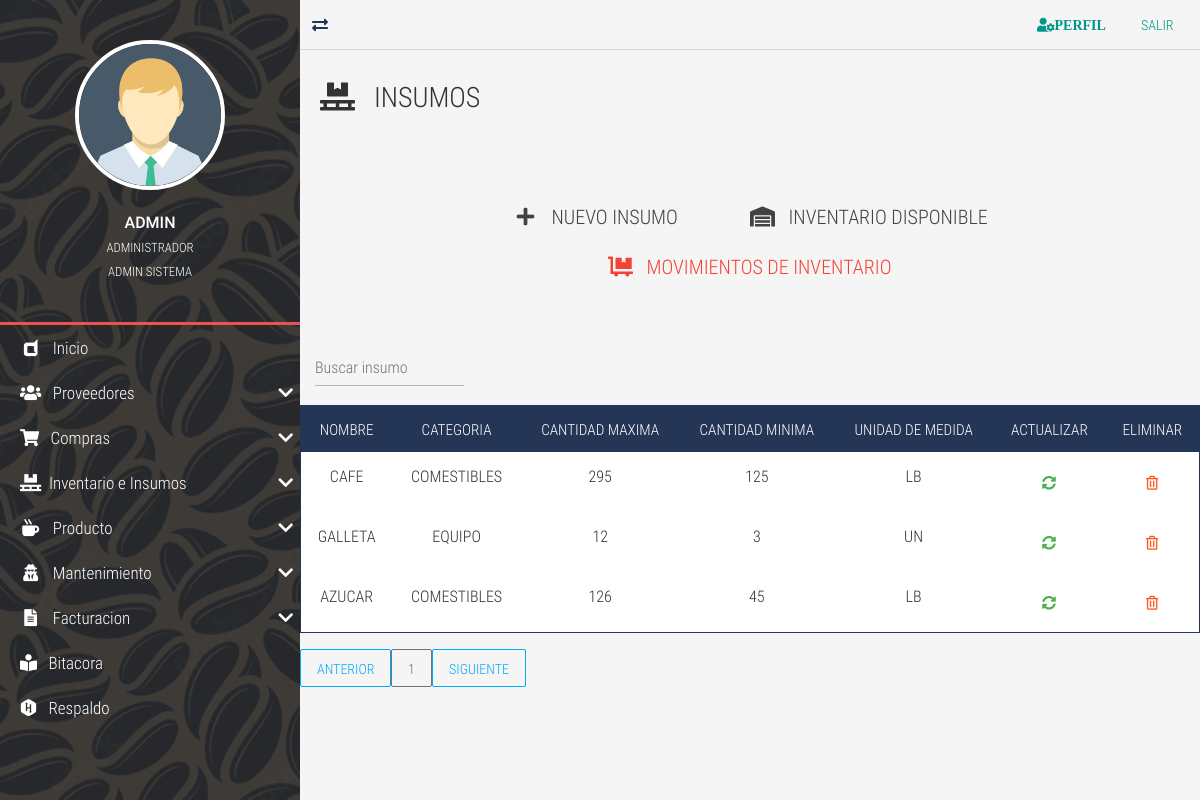
The page /insumos-list/ (signed in) on the database its author committed.
### tables this page shows
CREATE TABLE `TBL_insumos` (
  `id_insumos` int NOT NULL AUTO_INCREMENT,
  `nom_insumo` varchar(45) DEFAULT NULL,
  `id_categoria` int DEFAULT NULL,
  `cant_max` int DEFAULT NULL,
  `cant_min` int DEFAULT NULL,
  `unidad_medida` enum('LB','UN','L','GAL') DEFAULT NULL,
  PRIMARY KEY (`id_insumos`),
  KEY `FK_categoria_insumos_idx` (`id_categoria`),
  CONSTRAINT `FK_categoria_insumos` FOREIGN KEY (`id_categoria`) REFERENCES `TBL_categoria_produ` (`id_categoria`)
);

CREATE TABLE `TBL_categoria_produ` (
  `id_categoria` int NOT NULL AUTO_INCREMENT,
  `nom_categoria` varchar(45) DEFAULT NULL COMMENT 'Guarda el nombre de la categoría a la que pertenece un producto',
  PRIMARY KEY (`id_categoria`)
);

### controladores/vistasControlador.php (called while the page is built, shortened)
<?php
	class vistasControlador extends vistasModelo{
		public function obtener_plantilla_controlador(){
			return require_once "./vistas/plantilla.php";
		}
	}

### index.php (called while the page is built, shortened)
<?php
	require_once "./controladores/vistasControlador.php";
	$plantilla = new vistasControlador();
	$plantilla->obtener_plantilla_controlador();

### vistas/contenidos/insumos-list-view.php (the view, shortened to what this page needs)
<div class="full-box page-header">
	<h3 class="text-left">
		<i class="fas fa-pallet fa-fw"></i> &nbsp; INSUMOS
	</h3>
</div>
<div class="container-fluid">
	<ul class="full-box list-unstyled page-nav-tabs">
		<li>
			<div class="btn btn-dark btn-lg" data-toggle="modal" data-target="#ModalCrear"><i class="fas fa-plus fa-fw"></i> &nbsp; NUEVO INSUMO</div>
		</li>
		<li>
			<a href="<?php echo SERVERURL; ?>inventario-list/"><div class="btn btn-dark btn-lg"><i class="fas fa-warehouse"></i> &nbsp; INVENTARIO DISPONIBLE</div></a>
		</li>
		<li>
			<a href="<?php echo SERVERURL; ?>movimiento-inventario/"><div class="btn btn-danger btn-lg"><i class="fas fa-dolly-flatbed"></i> &nbsp; MOVIMIENTOS DE INVENTARIO</div></a>
		</li>
	</ul>
</div>
<?php
$where="";
?>
<div class="container-fluid">
  <form class="d-flex">
      <input class="form-control me-2 light-table-filter" data-table="table_id" type="text"
      placeholder="Buscar insumo">
    </form>
</div>
<table class="table table-striped table-dark table_id text-center" id="tblDatos">
        <thead>
            <tr>
                <th>NOMBRE</th>
                <th>CATEGORIA</th>
                <th>CANTIDAD MAXIMA</th>
                <th>CANTIDAD MINIMA</th>
                <th>UNIDAD DE MEDIDA</th>
				<th>ACTUALIZAR</th>
				<th>ELIMINAR</th>
            </tr>
        </thead>
        <tbody>
			<?php
				include ("./cone.php");
				$SQL="SELECT i.id_insumos, i.nom_insumo, c.nom_categoria, i.cant_max, i.cant_min,i.unidad_medida FROM TBL_insumos i
				inner JOIN TBL_categoria_produ c ON c.id_categoria = i.id_categoria
				$where";
				$dato = mysqli_query($conexion, $SQL);
				if($dato -> num_rows >0){
					while($fila=mysqli_fetch_array($dato)){
			?>
			<tr>
				<td><?php echo $fila['nom_insumo']; ?></td>
				<td><?php echo $fila['nom_categoria']; ?></td>
				<td><?php echo $fila['cant_max']; ?></td>
				<td><?php echo $fila['cant_min']; ?></td>
				<td><?php echo $fila['unidad_medida']; ?></td>
				<td>
				<div class="btn btn-success" data-toggle="modal" data-target="#ModalActualizar<?php echo $fila['id_insumos'];?>">
					<i class="fas fa-sync-alt"> </i>
				</div>
			</td>
				<td>
					<form class="FormularioAjax" action="<?php echo SERVERURL; ?>ajax/insumoAjax.php" method="POST" data-form="delete" autocomplete="off">
					<button type="submit" class="btn btn-warning">
						<i class="far fa-trash-alt"></i>
					</button>
					</form>
				</td>
			</tr>
			<?php
				}
			}else{
			?>
    <tr class="text-center">
   		 <td colspan="16">No existen registros</td>
    </tr>
    <?php
		}
	?>
	</body>
<div id="paginador" class=""></div>

### vistas/css/all.css (style rules this page uses)
.fa, .fas, .far, .fal, .fab { -moz-osx-font-smoothing: grayscale; -webkit-font-smoothing: antialiased; display: inline-block; font-style: normal; font-variant: normal; text-rendering: auto; line-height: 1; }
.fa-fw { text-align: center; width: 1.25em; }
.fa-dolly-flatbed:before { content: "\f474"; }
.fa-pallet:before { content: "\f482"; }
.fa-plus:before { content: "\f067"; }
.fa-sync-alt:before { content: "\f2f1"; }
.fa-trash-alt:before { content: "\f2ed"; }
.fa-warehouse:before { content: "\f494"; }
.far { font-family: 'Font Awesome 5 Free'; font-weight: 400; }
.fa, .fas { font-family: 'Font Awesome 5 Free'; font-weight: 900; }

### vistas/css/style.css (style rules this page uses)
:root { --color-one: #F5F5F5; --color-two: #24292E; --color-three: #EC5252; --form-color: #14111A; --accent-color: #253556; --border-color: #D8D8D8; }
body,html { font-family: 'roboto_condensed_light'; width: 100vw; height: 100vh; background-color: var(--color-one); color: #333; font-size: 16px; }
.full-box { margin: 0; padding: 0; box-sizing: border-box; width: 100%; }
.page-header { padding: 30px 20px 60px 20px; }
.page-header > :nth-child(1) { padding-bottom: 7px; }
.page-nav-tabs { display: flex; justify-content: center; flex-wrap: wrap; margin-bottom: 30px; }
.page-nav-tabs li, .page-nav-tabs li a { height: 40px; line-height: 40px; }
.page-nav-tabs li { margin: 5px 20px; }
.page-nav-tabs li a { color: var(--accent-color); font-size: 17px; min-width: 200px; width: auto; display: block; text-align: center; user-select: none; transition: all .2s ease-in-out; border-bottom: 2px solid transparent; }
.table .btn { margin-bottom: 0; }
.table thead th { color: #FFF; }
.table tbody tr { color: #333; transition: all .2s ease-in-out; }
.table-dark, .table { background-color: #fff; }
.table-dark { border: 1px solid var(--accent-color); }
.table-dark thead tr { background-color: var(--accent-color); }
.table-dark td, .table-dark thead th, .table-dark th { border: none; }
table form { margin-bottom: 0; }

### rows shown on the page
tbl_insumos: nom_insumo "CAFE", id_categoria.nom_categoria "COMESTIBLES", cant_max "295", cant_min "125", unidad_medida "LB"
tbl_insumos: nom_insumo "GALLETA", id_categoria.nom_categoria "EQUIPO", cant_max "12", cant_min "3", unidad_medida "UN"
tbl_insumos: nom_insumo "AZUCAR", id_categoria.nom_categoria "COMESTIBLES", cant_max "126", cant_min "45", unidad_medida "LB"

### other values the page prints
$_SESSION['usuario_login'] "ADMIN"
$_SESSION['nombre_usuario'] "ADMINISTRADOR"
$_SESSION['rol'] "ADMIN SISTEMA"
